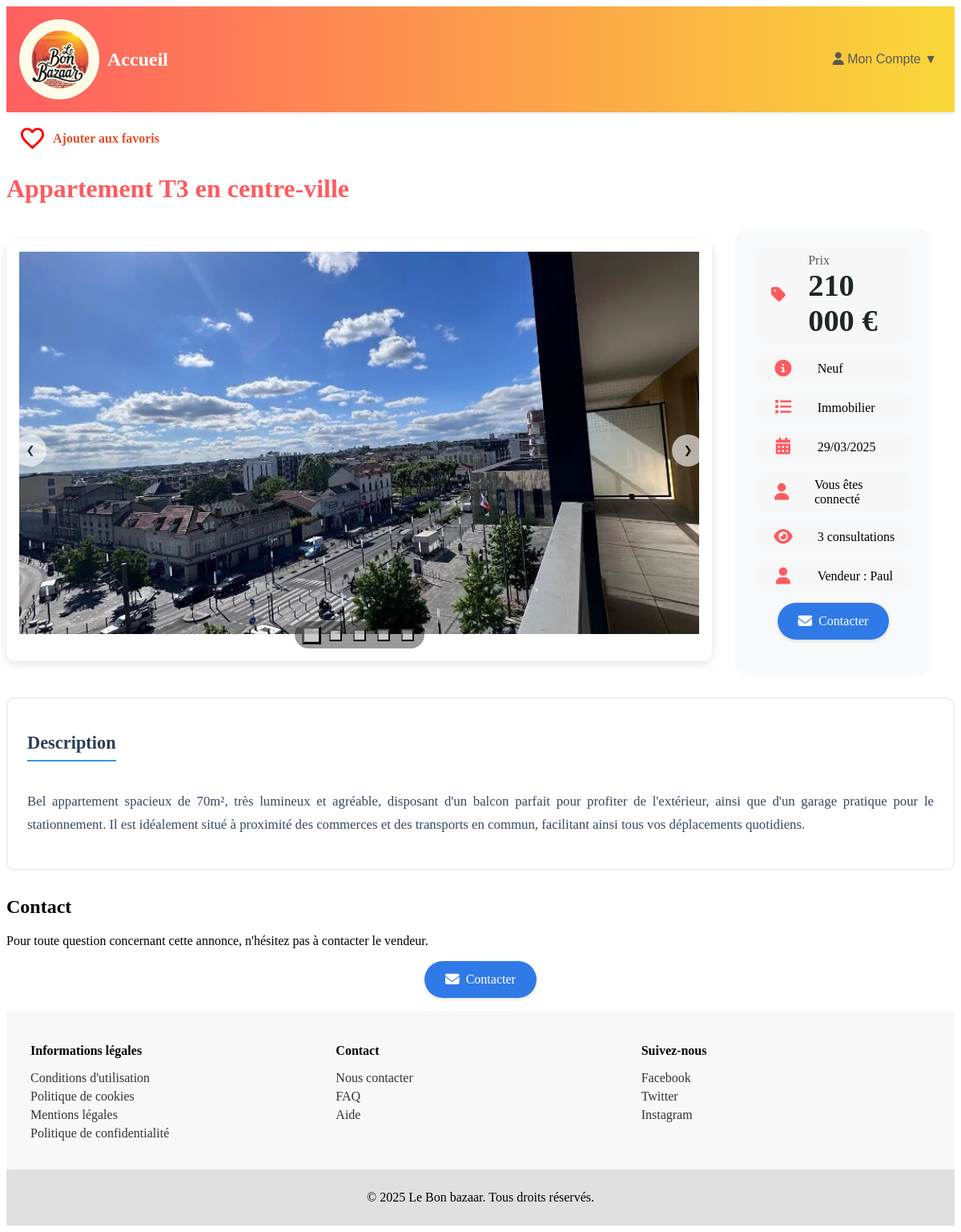
Page /php/annonce.php?id=33 (signed in) on the committed database.
### tables this page shows
CREATE TABLE `annonces` (
  `id` int(11) NOT NULL,
  `titre` varchar(255) NOT NULL,
  `description` text NOT NULL,
  `prix` decimal(10,2) NOT NULL,
  `user_id` int(11) DEFAULT NULL,
  `categorie_id` int(11) DEFAULT NULL,
  `date_creation` datetime DEFAULT current_timestamp(),
  `etat` enum('Neuf','Occasion') DEFAULT 'Occasion',
  `ville` varchar(100) DEFAULT NULL,
  `code_postal` varchar(10) DEFAULT NULL,
  `click_count` int(11) DEFAULT 0
);

CREATE TABLE `categories` (
  `id` int(11) NOT NULL,
  `nom` varchar(255) NOT NULL
);

CREATE TABLE `users` (
  `id` int(11) NOT NULL,
  `email` varchar(255) NOT NULL,
  `mdp` varchar(255) NOT NULL,
  `nom` varchar(255) DEFAULT NULL,
  `prenom` varchar(255) DEFAULT NULL,
  `tel` varchar(20) DEFAULT NULL,
  `adresse` varchar(255) DEFAULT NULL,
  `date_inscription` datetime DEFAULT current_timestamp(),
  `sexe` enum('Masculin','Féminin','Autre') DEFAULT NULL,
  `date_naissance` date DEFAULT NULL,
  `ville` varchar(100) DEFAULT NULL,
  `profession` varchar(100) DEFAULT NULL,
  `photo` varchar(255) DEFAULT 'default.png',
  `rôle` int(255) NOT NULL DEFAULT 1
);

### php/annonce.php (the view, shortened to what this page needs)
<?php
require 'config.php';
require 'navbar.php';
$annonce = null;
if (isset($_GET['id'])) {
    $annonce_id = intval($_GET['id']);
    $sql = "SELECT annonces.*, users.*, categories.nom as categorie,
                   users.prenom as auteur_pseudo,
                   GROUP_CONCAT(images.image_path) as images
            FROM annonces
            LEFT JOIN images ON annonces.id = images.annonce_id
            LEFT JOIN users ON annonces.user_id = users.id
            left join categories on annonces.categorie_id = categories.id
            WHERE annonces.id = ?
            GROUP BY annonces.id";
    $stmt = $conn->prepare($sql);
    $stmt->bind_param("i", $annonce_id);
    $stmt->execute();
    $result = $stmt->get_result();
    $annonce = $result->fetch_assoc();
    $images = !empty($annonce['images']) ? explode(',', $annonce['images']) : [];
}
$isFavori = false;
if (isset($_SESSION['id'])) {
    $stmt = $conn->prepare("SELECT * FROM favoris WHERE user_id = ? AND annonce_id = ?");
    $stmt->bind_param("ii", $_SESSION['id'], $annonce_id);
    $stmt->execute();
    $isFavori = $stmt->get_result()->num_rows > 0;
}
$check_stmt = $conn->prepare("SELECT COUNT(*) FROM annonce_visite WHERE  annonce_id = ?");
    $check_stmt->bind_param("i", $annonce_id);
    $check_stmt->execute();
    $check_stmt->bind_result($count);
?>
<!DOCTYPE html>
<html lang="fr">
<head>
    <link rel="stylesheet" href="../css/styleannonce.css">
    <link rel="stylesheet" href="https://cdnjs.cloudflare.com/ajax/libs/font-awesome/6.4.0/css/all.min.css">
</head>
<body>
    <div class="favori-bouton">
        <a href="favoris.php?action=<?= $isFavori ? 'retirer' : 'ajouter' ?>&annonce_id=<?= $annonce_id ?>">
            <svg aria-hidden="true" style="width:35px;height:35px" viewBox="0 0 24 24">
                <path fill="red" d="<?= $isFavori ? 'M12 21.35l-1.45-1.32C5.4 15.36 2 12.28 2 8.5 2 5.42 4.42 3 7.5 3c1.74 0 3.41.81 4.5 2.09C13.09 3.81 14.76 3 16.5 3 19.58 3 22 5.42 22 8.5c0 3.78-3.4 6.86-8.55 11.54L12 21.35z' : 'M16.5 3c-1.74 0-3.41.81-4.5 2.09C10.91 3.81 9.24 3 7.5 3 4.42 3 2 5.42 2 8.5c0 3.78 3.4 6.86 8.55 11.54L12 21.35l1.45-1.32C18.6 15.36 22 12.28 22 8.5 22 5.42 19.58 3 16.5 3zm-4.4 15.55l-.1.1-.1-.1C7.14 14.24 4 11.39 4 8.5 4 6.5 5.5 5 7.5 5c1.54 0 3.04.99 3.57 2.36h1.87C13.46 5.99 14.96 5 16.5 5c2 0 3.5 1.5 3.5 3.5 0 2.89-3.14 5.74-7.9 10.05z' ?>"/>
            </svg>
            <?= $isFavori ? 'Retirer des favoris' : 'Ajouter aux favoris' ?>
        </a>
    </div>
    <main class="container annonce-detail">
    <section class="annonce-info">
        <h1><?= htmlspecialchars_decode(htmlspecialchars($annonce['titre'])) ?></h1>
        <div class="gallery-container">
            <div class="gallery">
                <button class="nav-button left" onclick="changeImage(-1)">&#10094;</button>
                <?php foreach ($images as $img): ?>
                    <?php if (file_exists('../image/' . $img)): ?>
                        <img class="gallery-image" src="<?= htmlspecialchars('../image/' . $img) ?>" alt="Image de l'annonce">
                    <?php else: ?>
                        <img class="gallery-image" src="default-image.jpg" alt="Image non disponible">
                    <?php endif; ?>
                <?php endforeach; ?>
                <button class="nav-button right" onclick="changeImage(1)">&#10095;</button><br>
                <div class="image-indicators">
                        <?php foreach ($images as $index => $img): ?>
                            <button class="indicator <?= $index === 0 ? 'active' : '' ?>"
                                    onclick="changeImageTo(<?= $index ?>)"
                                    aria-label="Image <?= $index + 1 ?>"></button>
                        <?php endforeach; ?>
                    </div>
            </div>
        <div class="annonce-meta">
            <div class="meta-item price">
                <i class="fas fa-tag"></i>
                <div>
                    <span class="label">Prix</span>
                    <span class="value"><?= is_numeric($annonce['prix']) ? number_format($annonce['prix'], 0, ',', ' ') . ' €' : 'Non spécifié' ?></span>
                </div>
            </div>
            <p class="meta-item etat">
            <i class="fas fa-info-circle"></i>
            <?= htmlspecialchars($annonce['etat']) ?>
            </p>
            <p class="meta-item etat">
            <i class="fas fa-list"></i>
            <?= htmlspecialchars($annonce['categorie']) ?>
            </p>
            <p class="meta-item date">
            <i class="fas fa-calendar-alt"></i>
            <?php
                if (!empty($annonce['date_creation']) && strtotime($annonce['date_creation']) !== false) {
                echo date("d/m/Y", strtotime($annonce['date_creation']));
                } else {
                echo "Date non disponible";
                }
            ?>
            </p>
            <?= isset($_SESSION['id']) ? '<p class="meta-item etat"><i class="fas fa-user"></i> Vous êtes connecté</p>' : '<p class="meta-item etat"><i class="fas fa-user"></i> Vous n\'êtes pas connecté</p>' ?>
            <div class="meta-item stats">
            <i class="fas fa-eye"></i>
            <span><?=  $count  ?> consultations</span>
            </div>
             <p class="meta-item author">
            <i class="fas fa-user"></i>
            Vendeur : <?= htmlspecialchars($annonce['auteur_pseudo']) ?>
            </p>
            <p class="contact-wrapper">
    <?php if (isset($_SESSION['id'])): ?>
        <a href="chat.php?annonce_id=<?= htmlspecialchars($annonce_id) ?>&expediteur_id=<?= htmlspecialchars($_SESSION['id']) ?>"
           class="contact-button"
           title="Contacter le vendeur"
           aria-label="Contacter le vendeur">
            <i class="fas fa-envelope icon"></i>
            <span>Contacter</span>
        </a>
    <?php endif; ?>
    </p>
        </div>
        </div>
        <div class="description">
            <h2>Description</h2>
            <p><?= !empty($annonce['description']) ? nl2br(htmlspecialchars_decode(htmlspecialchars($annonce['description']))) : 'Description non disponible' ?></p>
        </div>
    </section>
    <section class="contact">
        <h2>Contact</h2>
        <p>Pour toute question concernant cette annonce, n'hésitez pas à contacter le vendeur. <p class="contact-wrapper">
    <?php if (isset($_SESSION['id'])): ?>
        <a href="chat.php?annonce_id=<?= htmlspecialchars($annonce_id) ?>&expediteur_id=<?= htmlspecialchars($annonce["user_id"]) ?>"
           class="contact-button"
           title="Contacter le vendeur"
           aria-label="Contacter le vendeur">
            <i class="fas fa-envelope icon"></i>
            <span>Contacter</span>
        </a>
        <?php endif; ?>
        </p>
    </section>
</main>
<?php require 'footer.php'; ?>
</body>
</html>

### css/styleannonce.css (style rules this page uses)
:root { --primary-color: #ff5a5f; --secondary-color: #008489; --dark-color: #484848; --light-color: #f7f7f7; }
.annonce-info h1 { font-size: 2rem; color: var(--primary-color); margin-bottom: 1rem; }
.gallery-container { display: flex; justify-content: center; align-items: center; margin: 2rem 0; }
.gallery { padding: 1rem; width: 75%; display: block; position: relative; min-height: 450px; border-radius: 12px; overflow: hidden; box-shadow: 0 4px 12px rgba(0,0,0,0.1); }
.gallery-image { width: 100%; height: 100%; display: none; object-fit: cover; aspect-ratio: 16/9; }
.gallery-image.active { display: block; animation: fadeIn 0.5s; }
.image-indicators { position: absolute; bottom: 1rem; left: 50%; transform: translateX(-50%); background: rgba(0,0,0,0.4); padding: 0.5rem !important; border-radius: 20px; }
.indicator { width: 15px !important; height: 15px !important; margin: 0 5px; cursor: pointer; background: rgba(255,255,255,0.5) !important; }
.indicator.active { transform: scale(1.5); }
.nav-button { background-color: rgba(255,255,255,0.9) !important; width: 40px; height: 40px; transition: all 0.3s; position: absolute; top: 50%; transform: translateY(-50%); border: none; cursor: pointer; padding: 10px; z-index: 10; border-radius: 50%; opacity: 0.7; }
.nav-button.left { border-radius: 50%; opacity: 0.7; left: 10px; }
.nav-button.right { border-radius: 50%; opacity: 0.7; right: 10px; }
.favori-bouton { text-align: right; margin: 15px; }
.favori-bouton a { display: flex; align-items: center; text-decoration: none; color: #e44d26; font-weight: bold; }
.favori-bouton svg { margin-right: 8px; transition: transform 0.2s; }
.annonce-meta { position: relative; display: inline-block; background: #f8f9fa; padding: 1.5rem; border-radius: 12px; margin: 0 2rem; box-shadow: 0 2px 8px rgba(0,0,0,0.05); }
.meta-item { display: flex; align-items: center; gap: 1rem; padding: 6px; border-radius: 10px; background: var(--light-color); }
.meta-item i { font-size: 1.3rem; color: var(--primary-color); width: 30%; text-align: center; }
.meta-item .label { display: block; font-size: 1rem; color: var(--dark-color); opacity: 0.9; }
.meta-item .value { color: #1f2722; font-size: 2.4rem; font-weight: 700; margin-bottom: 0.5rem !important; }
.description { padding: 1.5rem; border: 2px solid #ecf0f1; border-radius: 10px; margin: 2rem 0; }
.description h2 { color: #2c3e50; font-size: 1.4rem; margin-bottom: 1.2rem; padding-bottom: 0.5rem; border-bottom: 2px solid #3498db; display: inline-block; }
.description p { color: #34495e; line-height: 1.7; font-size: 1.05rem; text-align: justify; }
.contact-wrapper { margin: 1rem 0; text-align: center; }
.contact-button { display: inline-flex; align-items: center; justify-content: center; gap: 0.5rem; padding: 0.75rem 1.5rem; background-color: #307ae8; color: white; border-radius: 50px; text-decoration: none; font-weight: 500; transition: all 0.3s ease; box-shadow: 0 2px 5px rgba(0,0,0,0.1); border: 2px solid transparent; }
.icon { font-size: 1.1em; }

### rows in the picture
annonces: titre "Appartement T3 en centre-ville", prix "210 000", etat "Neuf", categorie.nom "Immobilier", date_creation "29/03/2025", user.prenom "Paul", description "Bel appartement spacieux de 70m², très lumineux et agréable, disposant d'un balcon parfait pour profiter de l'extérieur, ainsi que d'un garage pratique pour le stationnement. Il est idéalement situé à proximité des commerces et des transports en commun, facilitant ainsi tous vos déplacements quotidiens."

### other values in the picture
$count "3"
